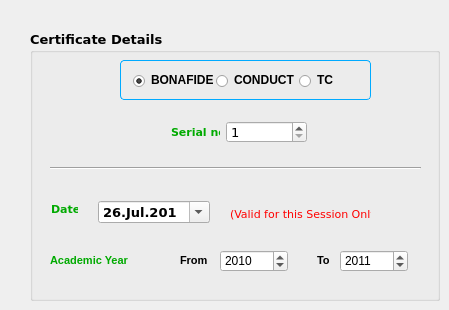
   <widget class="QWidget" name="certificatePage">
    <widget class="QGroupBox" name="certificateGB">
     <property name="geometry">
      <rect>
       <x>30</x>
       <y>30</y>
       <width>410</width>
       <height>271</height>
      </rect>
     </property>
     <property name="font">
      <font>
       <family>Verdana</family>
       <pointsize>10</pointsize>
       <weight>75</weight>
       <bold>true</bold>
      </font>
     </property>
     <property name="title">
      <string>Certificate Details</string>
     </property>
     <property name="flat">
      <bool>false</bool>
     </property>
     <property name="checkable">
      <bool>false</bool>
     </property>
     <widget class="QFrame" name="frame">
      <property name="geometry">
       <rect>
        <x>90</x>
        <y>30</y>
        <width>251</width>
        <height>40</height>
       </rect>
      </property>
      <property name="styleSheet">
       <string notr="true">QFrame, QLabel, QToolTip {
     border: 1px solid #00AAFF ;

     border-radius: 4px;
     padding: 2px;
background-color: qlineargradient(x1: 0, y1: 0, x2: 0, y2: 1, 
stop: 0 #E0E0E0, stop: 1 #FFFFFF);
     
 }

</string>
      </property>
      <property name="frameShape">
       <enum>QFrame::StyledPanel</enum>
      </property>
      <property name="frameShadow">
       <enum>QFrame::Plain</enum>
      </property>
      <layout class="QHBoxLayout" name="horizontalLayout">
       <item>
        <widget class="QRadioButton" name="bonafideRB2">
         <property name="minimumSize">
          <size>
           <width>81</width>
           <height>16</height>
          </size>
         </property>
         <property name="maximumSize">
          <size>
           <width>81</width>
           <height>16</height>
          </size>
         </property>
         <property name="font">
          <font>
           <weight>75</weight>
           <bold>true</bold>
          </font>
         </property>
         <property name="styleSheet">
          <string notr="true">QRadioButton::indicator {
     width: 13px;
     height: 13px;
 }

 QRadioButton::indicator::unchecked {
     image: url(:/Images/radiobutton_unchecked.png);
 }

 QRadioButton::indicator:unchecked:hover {
     image: url(:/Images/radiobutton_unchecked_hover.png);
 }

 QRadioButton::indicator:unchecked:pressed {
     image: url(:/Images/radiobutton_unchecked_pressed.png);
 }

 QRadioButton::indicator::checked {
     image: url(:/Images/radiobutton_checked.png);
 }

 QRadioButton::indicator:checked:hover {
     image: url(:/Images/radiobutton_checked_hover.png);
 }

 QRadioButton::indicator:checked:pressed {
     image: url(:/Images/radiobutton_checked_pressed.png);
 }</string>
         </property>
         <property name="text">
          <string>BONAFIDE</string>
         </property>
         <property name="checkable">
          <bool>true</bool>
         </property>
         <property name="checked">
          <bool>true</bool>
         </property>
        </widget>
       </item>
       <item>
        <widget class="QRadioButton" name="conductRB2">
         <property name="minimumSize">
          <size>
           <width>81</width>
           <height>16</height>
          </size>
         </property>
         <property name="maximumSize">
          <size>
           <width>81</width>
           <height>16</height>
          </size>
         </property>
         <property name="font">
          <font>
           <weight>75</weight>
           <bold>true</bold>
          </font>
         </property>
         <property name="styleSheet">
          <string notr="true">QRadioButton::indicator {
     width: 13px;
     height: 13px;
 }

 QRadioButton::indicator::unchecked {
     image: url(:/Images/radiobutton_unchecked.png);
 }

 QRadioButton::indicator:unchecked:hover {
     image: url(:/Images/radiobutton_unchecked_hover.png);
 }

 QRadioButton::indicator:unchecked:pressed {
     image: url(:/Images/radiobutton_unchecked_pressed.png);
 }

 QRadioButton::indicator::checked {
     image: url(:/Images/radiobutton_checked.png);
 }

 QRadioButton::indicator:checked:hover {
     image: url(:/Images/radiobutton_checked_hover.png);
 }

 QRadioButton::indicator:checked:pressed {
     image: url(:/Images/radiobutton_checked_pressed.png);
 }</string>
         </property>
         <property name="text">
          <string>CONDUCT</string>
         </property>
        </widget>
       </item>
       <item>
        <widget class="QRadioButton" name="tcRB2">
         <property name="enabled">
          <bool>true</bool>
         </property>
         <property name="minimumSize">
          <size>
           <width>61</width>
           <height>16</height>
          </size>
         </property>
         <property name="maximumSize">
          <size>
           <width>61</width>
           <height>16</height>
          </size>
         </property>
         <property name="font">
          <font>
           <weight>75</weight>
           <bold>true</bold>
          </font>
         </property>
         <property name="styleSheet">
          <string notr="true">QRadioButton::indicator {
     width: 13px;
     height: 13px;
 }

 QRadioButton::indicator::unchecked {
     image: url(:/Images/radiobutton_unchecked.png);
 }

 QRadioButton::indicator:unchecked:hover {
     image: url(:/Images/radiobutton_unchecked_hover.png);
 }

 QRadioButton::indicator:unchecked:pressed {
     image: url(:/Images/radiobutton_unchecked_pressed.png);
 }

 QRadioButton::indicator::checked {
     image: url(:/Images/radiobutton_checked.png);
 }

 QRadioButton::indicator:checked:hover {
     image: url(:/Images/radiobutton_checked_hover.png);
 }

 QRadioButton::indicator:checked:pressed {
     image: url(:/Images/radiobutton_checked_pressed.png);
 }</string>
         </property>
         <property name="text">
          <string>TC</string>
         </property>
        </widget>
       </item>
      </layout>
     </widget>
     <widget class="Line" name="line">
      <property name="geometry">
       <rect>
        <x>20</x>
        <y>130</y>
        <width>371</width>
        <height>16</height>
       </rect>
      </property>
      <property name="orientation">
       <enum>Qt::Horizontal</enum>
      </property>
     </widget>
     <widget class="QLabel" name="label_4">
      <property name="geometry">
       <rect>
        <x>200</x>
        <y>176</y>
        <width>141</width>
        <height>16</height>
       </rect>
      </property>
      <property name="text">
       <string>&lt;!DOCTYPE HTML PUBLIC &quot;-//W3C//DTD HTML 4.0//EN&quot; &quot;http://www.w3.org/TR/REC-html40/strict.dtd&quot;&gt;
&lt;html&gt;&lt;head&gt;&lt;meta name=&quot;qrichtext&quot; content=&quot;1&quot; /&gt;&lt;style type=&quot;text/css&quot;&gt;
p, li { white-space: pre-wrap; }
&lt;/style&gt;&lt;/head&gt;&lt;body style=&quot; font-family:'MS Shell Dlg 2'; font-size:8.25pt; font-weight:400; font-style:normal;&quot;&gt;
&lt;p style=&quot; margin-top:0px; margin-bottom:0px; margin-left:0px; margin-right:0px; -qt-block-indent:0; text-indent:0px;&quot;&gt;&lt;span style=&quot; font-size:8pt; color:#ff0000;&quot;&gt;(Valid for this Session Only) &lt;/span&gt;&lt;/p&gt;&lt;/body&gt;&lt;/html&gt;</string>
      </property>
     </widget>
     <widget class="QLabel" name="label_16">
      <property name="geometry">
       <rect>
        <x>21</x>
        <y>171</y>
        <width>27</width>
        <height>16</height>
       </rect>
      </property>
      <property name="text">
       <string>&lt;!DOCTYPE HTML PUBLIC &quot;-//W3C//DTD HTML 4.0//EN&quot; &quot;http://www.w3.org/TR/REC-html40/strict.dtd&quot;&gt;
&lt;html&gt;&lt;head&gt;&lt;meta name=&quot;qrichtext&quot; content=&quot;1&quot; /&gt;&lt;style type=&quot;text/css&quot;&gt;
p, li { white-space: pre-wrap; }
&lt;/style&gt;&lt;/head&gt;&lt;body style=&quot; font-family:'MS Shell Dlg 2'; font-size:8.25pt; font-weight:400; font-style:normal;&quot;&gt;
&lt;p style=&quot; margin-top:0px; margin-bottom:0px; margin-left:0px; margin-right:0px; -qt-block-indent:0; text-indent:0px;&quot;&gt;&lt;span style=&quot; font-size:8pt; font-weight:600; color:#00aa00;&quot;&gt;Date&lt;/span&gt;&lt;/p&gt;&lt;/body&gt;&lt;/html&gt;</string>
      </property>
     </widget>
     <widget class="QDateEdit" name="dateEdit">
      <property name="geometry">
       <rect>
        <x>68</x>
        <y>171</y>
        <width>112</width>
        <height>22</height>
       </rect>
      </property>
      <property name="styleSheet">
       <string notr="true">QDateEdit { 
padding-right: 15px; /* make room for the arrows */
border-image: url(:/Images/frame.png) 4;
border-width: 3;
}

QDateEdit::up-button {
subcontrol-origin: border;
subcontrol-position: top right; /* position at the top right corner */

width: 16px; /* 16 + 2*1px border-width = 15px padding + 3px parent border */
border-image: url(:/Images/spinup.png) 1;
border-width: 1px;
}

QDateEdit::up-button:hover {
border-image: url(:/Images/spinup_hover.png) 1;
}

QDateEdit::up-button:pressed {
border-image: url(:/Images/spinup_pressed.png) 1;
}

QDateEdit::up-arrow {
image: url(:/Images/up_arrow.png);
width: 7px;
height: 7px;
}

QDateEdit::up-arrow:disabled, QSpinBox::up-arrow:off { /* off state when value is max */
image: url(:/Images/up_arrow_disabled.png);
}

QDateEdit::down-button {
subcontrol-origin: border;
subcontrol-position: bottom right; /* position at bottom right corner */

width: 16px;
border-image: url(:/Images/spindown.png) 1;
border-width: 1px;
border-top-width: 0;
}

QDateEdit::down-button:hover {
border-image: url(:/Images/spindown_hover.png) 1;
}

QDateEdit::down-button:pressed {
border-image: url(:/Images/spindown_pressed.png) 1;
}

QDateEdit::down-arrow {
image: url(:/Images/down_arrow.png);
width: 7px;
height: 7px;
}

QDateEdit::down-arrow:disabled,
QDateEdit::down-arrow:off { /* off state when value in min */
image: url(:/Images/down_arrow_disabled.png);
}</string>
      </property>
      <property name="displayFormat">
       <string>dd.MMM.yyyy</string>
      </property>
      <property name="calendarPopup">
       <bool>true</bool>
      </property>
      <property name="date">
       <date>
        <year>2010</year>
        <month>7</month>
        <day>26</day>
       </date>
      </property>
     </widget>
     <widget class="QLabel" name="label_7">
      <property name="geometry">
       <rect>
        <x>141</x>
        <y>94</y>
        <width>49</width>
        <height>16</height>
       </rect>
      </property>
      <property name="font">
       <font>
        <weight>50</weight>
        <bold>false</bold>
       </font>
      </property>
      <property name="text">
       <string>&lt;!DOCTYPE HTML PUBLIC &quot;-//W3C//DTD HTML 4.0//EN&quot; &quot;http://www.w3.org/TR/REC-html40/strict.dtd&quot;&gt;
&lt;html&gt;&lt;head&gt;&lt;meta name=&quot;qrichtext&quot; content=&quot;1&quot; /&gt;&lt;style type=&quot;text/css&quot;&gt;
p, li { white-space: pre-wrap; }
&lt;/style&gt;&lt;/head&gt;&lt;body style=&quot; font-family:'MS Shell Dlg 2'; font-size:8.25pt; font-weight:400; font-style:normal;&quot;&gt;
&lt;p style=&quot; margin-top:0px; margin-bottom:0px; margin-left:0px; margin-right:0px; -qt-block-indent:0; text-indent:0px;&quot;&gt;&lt;span style=&quot; font-size:8pt; font-weight:600; color:#00aa00;&quot;&gt;Serial no&lt;/span&gt;&lt;/p&gt;&lt;/body&gt;&lt;/html&gt;</string>
      </property>
      <property name="buddy">
       <cstring>serialSB</cstring>
      </property>
     </widget>
     <widget class="QSpinBox" name="serialSB">
      <property name="enabled">
       <bool>true</bool>
      </property>
      <property name="geometry">
       <rect>
        <x>196</x>
        <y>91</y>
        <width>81</width>
        <height>22</height>
       </rect>
      </property>
      <property name="font">
       <font>
        <weight>50</weight>
        <bold>false</bold>
       </font>
      </property>
      <property name="styleSheet">
       <string notr="true">QSpinBox {
     padding-right: 15px; /* make room for the arrows */
     border-image: url(:Images/frame.png) 4;
     border-width: 3;
 }

 QSpinBox::up-button {
     subcontrol-origin: border;
     subcontrol-position: top right; /* position at the top right corner */

     width: 16px; /* 16 + 2*1px border-width = 15px padding + 3px parent border */
     border-image: url(:/Images/spinup.png) 1;
     border-width: 1px;
 }

 QSpinBox::up-button:hover {
     border-image: url(:/Images/spinup_hover.png) 1;
 }

 QSpinBox::up-button:pressed {
     border-image: url(:/Images/spinup_pressed.png) 1;
 }

 QSpinBox::up-arrow {
     image: url(:Images/up_arrow.png);
     width: 7px;
     height: 7px;
 }

 QSpinBox::up-arrow:disabled, QSpinBox::up-arrow:off { /* off state when value is max */
    image: url(:/Images/up_arrow_disabled.png);
 }

 QSpinBox::down-button {
     subcontrol-origin: border;
     subcontrol-position: bottom right; /* position at bottom right corner */

     width: 16px;
     border-image: url(:/Images/spindown.png) 1;
     border-width: 1px;
     border-top-width: 0;
 }

 QSpinBox::down-button:hover {
     border-image: url(:/Images/spindown_hover.png) 1;
 }

 QSpinBox::down-button:pressed {
     border-image: url(:/Images/spindown_pressed.png) 1;
 }

 QSpinBox::down-arrow {
     image: url(:/Images/down_arrow.png);
     width: 7px;
     height: 7px;
 }

 QSpinBox::down-arrow:disabled,
 QSpinBox::down-arrow:off { /* off state when value in min */
    image: url(:/Images/down_arrow_disabled.png);
 }</string>
      </property>
      <property name="minimum">
       <number>1</number>
      </property>
      <property name="maximum">
       <number>9999</number>
      </property>
     </widget>
    </widget>
    <widget class="QLabel" name="label_30">
     <property name="geometry">
      <rect>
       <x>180</x>
       <y>254</y>
       <width>29</width>
       <height>13</height>
      </rect>
     </property>
     <property name="text">
      <string>&lt;!DOCTYPE HTML PUBLIC &quot;-//W3C//DTD HTML 4.0//EN&quot; &quot;http://www.w3.org/TR/REC-html40/strict.dtd&quot;&gt;
&lt;html&gt;&lt;head&gt;&lt;meta name=&quot;qrichtext&quot; content=&quot;1&quot; /&gt;&lt;style type=&quot;text/css&quot;&gt;
p, li { white-space: pre-wrap; }
&lt;/style&gt;&lt;/head&gt;&lt;body style=&quot; font-family:'MS Shell Dlg 2'; font-size:8.25pt; font-weight:400; font-style:normal;&quot;&gt;
&lt;p style=&quot; margin-top:0px; margin-bottom:0px; margin-left:0px; margin-right:0px; -qt-block-indent:0; text-indent:0px;&quot;&gt;&lt;span style=&quot; font-size:8pt; font-weight:600; color:#000000;&quot;&gt;From&lt;/span&gt;&lt;/p&gt;&lt;/body&gt;&lt;/html&gt;</string>
     </property>
     <property name="buddy">
      <cstring>fromSB</cstring>
     </property>
    </widget>
    <widget class="QSpinBox" name="fromSB">
     <property name="geometry">
      <rect>
       <x>220</x>
       <y>250</y>
       <width>68</width>
       <height>22</height>
      </rect>
     </property>
     <property name="font">
      <font>
       <weight>50</weight>
       <bold>false</bold>
      </font>
     </property>
     <property name="styleSheet">
      <string notr="true">QSpinBox {
     padding-right: 15px; /* make room for the arrows */
     border-image: url(:Images/frame.png) 4;
     border-width: 3;
 }

 QSpinBox::up-button {
     subcontrol-origin: border;
     subcontrol-position: top right; /* position at the top right corner */

     width: 16px; /* 16 + 2*1px border-width = 15px padding + 3px parent border */
     border-image: url(:/Images/spinup.png) 1;
     border-width: 1px;
 }

 QSpinBox::up-button:hover {
     border-image: url(:/Images/spinup_hover.png) 1;
 }

 QSpinBox::up-button:pressed {
     border-image: url(:/Images/spinup_pressed.png) 1;
 }

 QSpinBox::up-arrow {
     image: url(:Images/up_arrow.png);
     width: 7px;
     height: 7px;
 }

 QSpinBox::up-arrow:disabled, QSpinBox::up-arrow:off { /* off state when value is max */
    image: url(:/Images/up_arrow_disabled.png);
 }

 QSpinBox::down-button {
     subcontrol-origin: border;
     subcontrol-position: bottom right; /* position at bottom right corner */

     width: 16px;
     border-image: url(:/Images/spindown.png) 1;
     border-width: 1px;
     border-top-width: 0;
 }

 QSpinBox::down-button:hover {
     border-image: url(:/Images/spindown_hover.png) 1;
 }

 QSpinBox::down-button:pressed {
     border-image: url(:/Images/spindown_pressed.png) 1;
 }

 QSpinBox::down-arrow {
     image: url(:/Images/down_arrow.png);
     width: 7px;
     height: 7px;
 }

 QSpinBox::down-arrow:disabled,
 QSpinBox::down-arrow:off { /* off state when value in min */
    image: url(:/Images/down_arrow_disabled.png);
 }</string>
     </property>
     <property name="maximum">
      <number>3000</number>
     </property>
     <property name="value">
      <number>2010</number>
     </property>
    </widget>
    <widget class="QLabel" name="label_15">
     <property name="geometry">
      <rect>
       <x>50</x>
       <y>254</y>
       <width>84</width>
       <height>13</height>
      </rect>
     </property>
     <property name="text">
      <string>&lt;!DOCTYPE HTML PUBLIC &quot;-//W3C//DTD HTML 4.0//EN&quot; &quot;http://www.w3.org/TR/REC-html40/strict.dtd&quot;&gt;
&lt;html&gt;&lt;head&gt;&lt;meta name=&quot;qrichtext&quot; content=&quot;1&quot; /&gt;&lt;style type=&quot;text/css&quot;&gt;
p, li { white-space: pre-wrap; }
&lt;/style&gt;&lt;/head&gt;&lt;body style=&quot; font-family:'MS Shell Dlg 2'; font-size:8.25pt; font-weight:400; font-style:normal;&quot;&gt;
&lt;p style=&quot; margin-top:0px; margin-bottom:0px; margin-left:0px; margin-right:0px; -qt-block-indent:0; text-indent:0px;&quot;&gt;&lt;span style=&quot; font-size:8pt; font-weight:600; color:#00aa00;&quot;&gt;Academic Year  &lt;/span&gt;&lt;/p&gt;&lt;/body&gt;&lt;/html&gt;</string>
     </property>
    </widget>
    <widget class="QSpinBox" name="toSB">
     <property name="geometry">
      <rect>
       <x>340</x>
       <y>250</y>
       <width>68</width>
       <height>22</height>
      </rect>
     </property>
     <property name="font">
      <font>
       <weight>50</weight>
       <bold>false</bold>
      </font>
     </property>
     <property name="styleSheet">
      <string notr="true">QSpinBox {
     padding-right: 15px; /* make room for the arrows */
     border-image: url(:Images/frame.png) 4;
     border-width: 3;
 }

 QSpinBox::up-button {
     subcontrol-origin: border;
     subcontrol-position: top right; /* position at the top right corner */

     width: 16px; /* 16 + 2*1px border-width = 15px padding + 3px parent border */
     border-image: url(:/Images/spinup.png) 1;
     border-width: 1px;
 }

 QSpinBox::up-button:hover {
     border-image: url(:/Images/spinup_hover.png) 1;
 }

 QSpinBox::up-button:pressed {
     border-image: url(:/Images/spinup_pressed.png) 1;
 }

 QSpinBox::up-arrow {
     image: url(:Images/up_arrow.png);
     width: 7px;
     height: 7px;
 }

 QSpinBox::up-arrow:disabled, QSpinBox::up-arrow:off { /* off state when value is max */
    image: url(:/Images/up_arrow_disabled.png);
 }

 QSpinBox::down-button {
     subcontrol-origin: border;
     subcontrol-position: bottom right; /* position at bottom right corner */

     width: 16px;
     border-image: url(:/Images/spindown.png) 1;
     border-width: 1px;
     border-top-width: 0;
 }

 QSpinBox::down-button:hover {
     border-image: url(:/Images/spindown_hover.png) 1;
 }

 QSpinBox::down-button:pressed {
     border-image: url(:/Images/spindown_pressed.png) 1;
 }

 QSpinBox::down-arrow {
     image: url(:/Images/down_arrow.png);
     width: 7px;
     height: 7px;
 }

 QSpinBox::down-arrow:disabled,
 QSpinBox::down-arrow:off { /* off state when value in min */
    image: url(:/Images/down_arrow_disabled.png);
 }</string>
     </property>
     <property name="maximum">
      <number>3000</number>
     </property>
     <property name="value">
      <number>2011</number>
     </property>
    </widget>
    <widget class="QLabel" name="label_31">
     <property name="geometry">
      <rect>
       <x>317</x>
       <y>254</y>
       <width>14</width>
       <height>13</height>
      </rect>
     </property>
     <property name="text">
      <string>&lt;!DOCTYPE HTML PUBLIC &quot;-//W3C//DTD HTML 4.0//EN&quot; &quot;http://www.w3.org/TR/REC-html40/strict.dtd&quot;&gt;
&lt;html&gt;&lt;head&gt;&lt;meta name=&quot;qrichtext&quot; content=&quot;1&quot; /&gt;&lt;style type=&quot;text/css&quot;&gt;
p, li { white-space: pre-wrap; }
&lt;/style&gt;&lt;/head&gt;&lt;body style=&quot; font-family:'MS Shell Dlg 2'; font-size:8.25pt; font-weight:400; font-style:normal;&quot;&gt;
&lt;p style=&quot; margin-top:0px; margin-bottom:0px; margin-left:0px; margin-right:0px; -qt-block-indent:0; text-indent:0px;&quot;&gt;&lt;span style=&quot; font-size:8pt; font-weight:600; color:#000000;&quot;&gt;To&lt;/span&gt;&lt;/p&gt;&lt;/body&gt;&lt;/html&gt;</string>
     </property>
     <property name="buddy">
      <cstring>toSB</cstring>
     </property>
    </widget>
   </widget>
